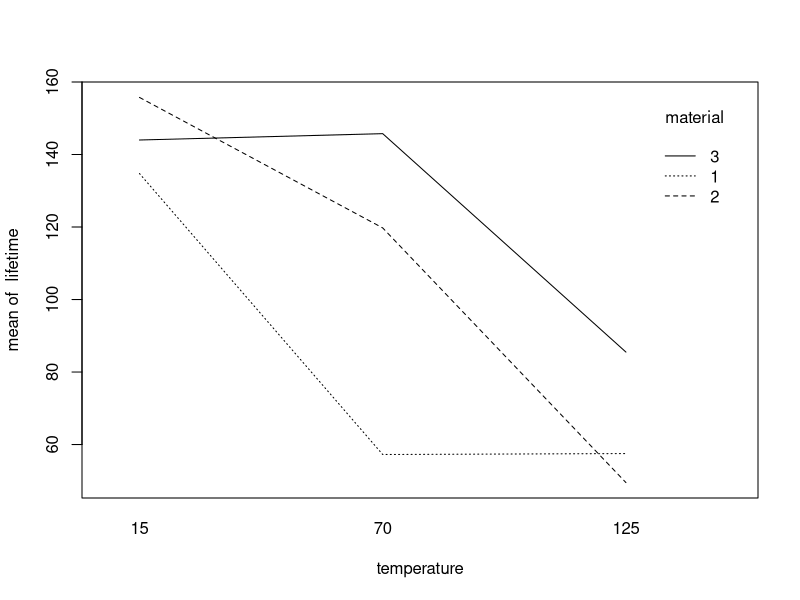
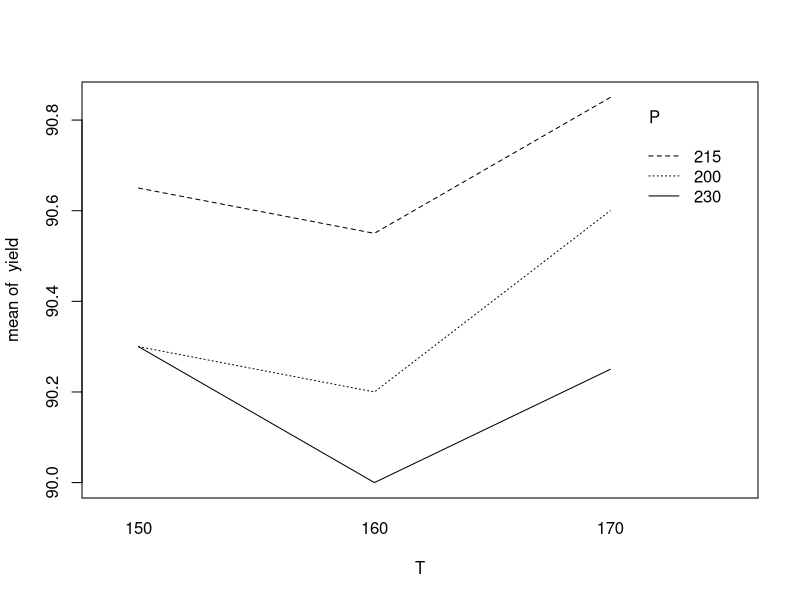
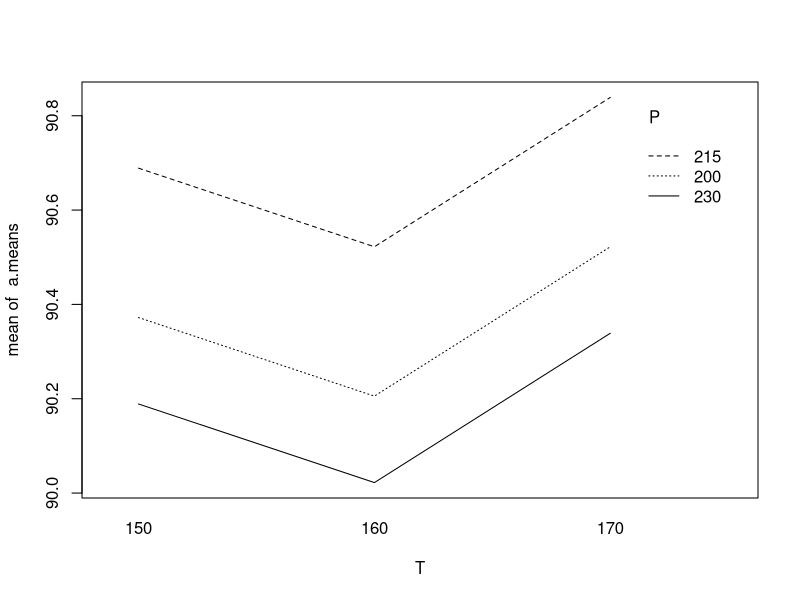
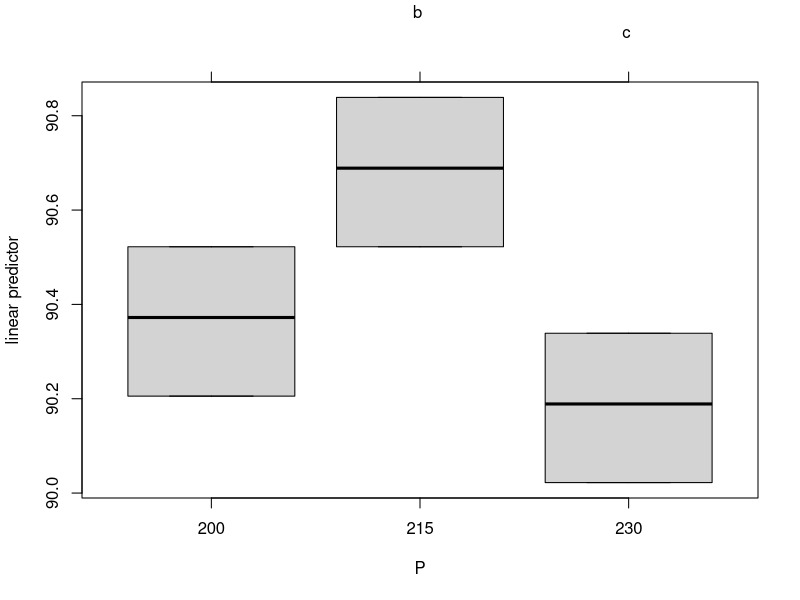
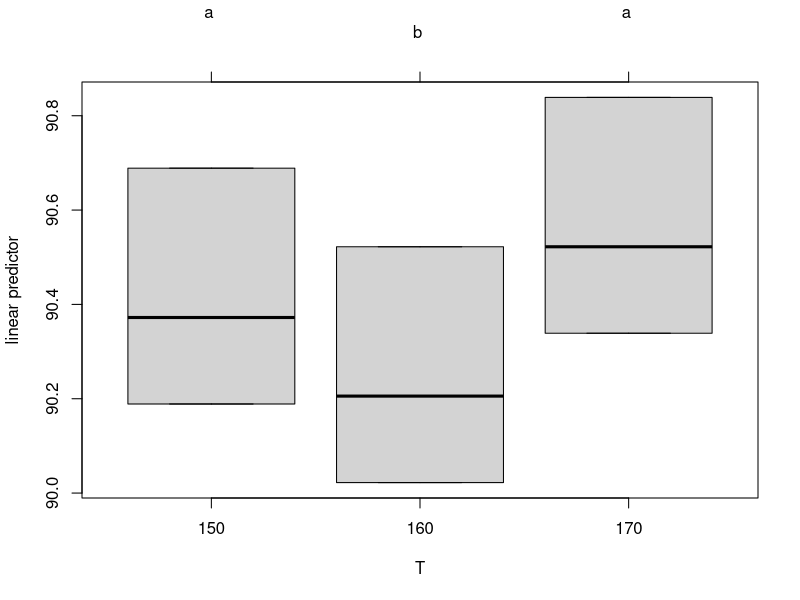
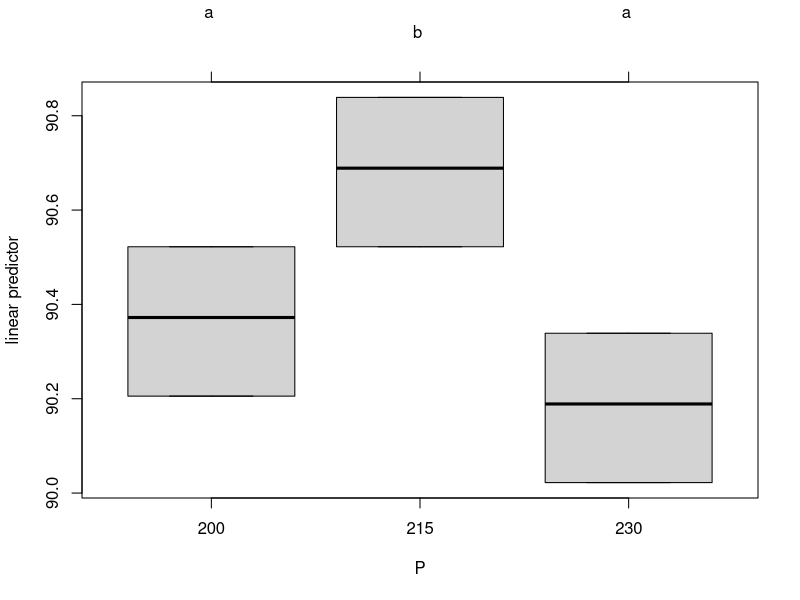
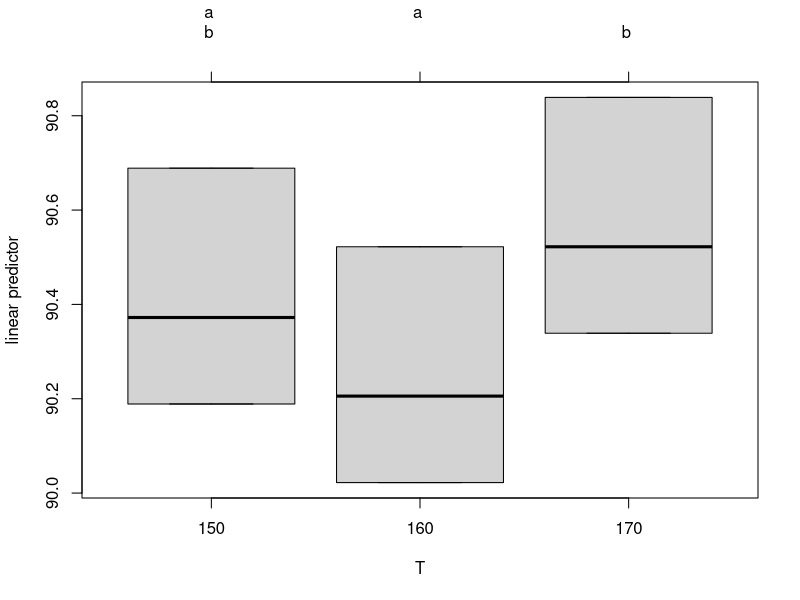
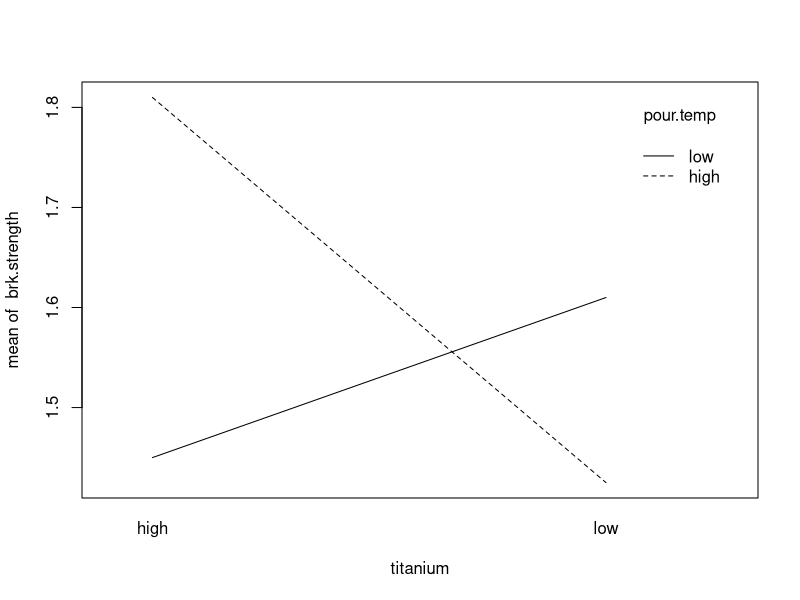

Reproduce these figures in R, in order.

#We begin by calling the data for handout 5
library("readxl")
setwd("C:/Users/aneath/iCloudDrive/Lexar/stat581 fall2021")

h5.data = read_excel("handout5data.xlsx")
str(h5.data)

#We will also be performing multiple comparisons
library("multcomp")

#Example 5.1
#An engineer is designing a battery for use in a device that will be subjected to extreme variations in temperature. 
#An experiment is designed to investigate the effects of temperature and plate material on battery lifetime.
material = as.factor(na.omit(h5.data$plate))
temperature = as.factor(na.omit(h5.data$temp))
lifetime = na.omit(h5.data$life)

#Xtabs is used to tally the sample size for each treatment combination
xtabs(~ material+temperature)

#Use contrasts to define parameter restrictions for the two way ANOVA model
contrasts(material)=contr.sum
contrasts(temperature)=contr.sum

#We are still using aov to perform ANOVA computations.
#For two way ANOVA, we include two factors plus an interaction in the model statement
two.way.mod = aov(lifetime ~ material+temperature + material:temperature)
summary(two.way.mod)

#The command below is used to print the model parameter estimates
dummy.coef(two.way.mod)

#The command below is used to create an interaction plot
#The x.factor will be plotted on the horizontal axis. The trace.factor will be plotted as separate curves
interaction.plot(x.factor = temperature,trace.factor = material,response = lifetime)

#Because of the interaction effect, we will need to perform comparisons on treatment combinations
#Comparions on factor effects may be misleading since a factor effect depends on the level of the other factor

#The call combined is used to create a level for each treatment combination
combined = interaction(material,temperature)
levels(combined)

#Below is the code for computing Fisher comparisons between treatment combinations
#We are using glht and the accompanying commands in the same way we used them before
comb.mod = aov(lifetime~combined)
comparisons = glht(comb.mod, linfct = mcp( combined = "Tukey"))
summary(comparisons,test=univariate())
cld(summary(comparisons,test=univariate()))



#Example 5.2
#The yield of a chemical process is being studied.
#The two most important variables are thought to be pressure and temperature
P = as.factor(na.omit(h5.data$pressure))
T = as.factor(na.omit(h5.data$temperature))
yield = na.omit(h5.data$yield)

#Fit the interaction model. Note that P*T will also include the main effect terms.
x.mod = aov(yield ~ P*T)
summary(x.mod)

#Because the interaction effect does not seem important, we will fit an additive model
a.mod = aov(yield ~ P+T)
summary(a.mod)

#Below we define the estimated means under the additive model
a.means = predict(a.mod)

#Compare the interaction plots for the interaction model and the additive model
interaction.plot(T,P,yield)
interaction.plot(T,P,a.means)

#Below is code for computing Fisher comparisons separately for each factor
compare.P = glht(a.mod, linfct = mcp( P = "Tukey"))
compare.T = glht(a.mod, linfct = mcp( T = "Tukey"))
summary(compare.P,test=univariate())
cld(summary(compare.P,test=univariate()))
summary(compare.T,test=univariate())
cld(summary(compare.T,test=univariate()))

plot(cld(summary(compare.P,test=univariate())))
plot(cld(summary(compare.T,test=univariate())))

confint(compare.P,calpha = univariate_calpha())
confint(compare.T,calpha = univariate_calpha())

#Below is the code for computing Tukey comparisons for each factor 
#Note that Tukey comparisons are the default option
compare.P = glht(a.mod, linfct = mcp( P = "Tukey"))
compare.T = glht(a.mod, linfct = mcp( T = "Tukey"))
summary(compare.P)
cld(summary(compare.P))
summary(compare.T)
cld(summary(compare.T))

plot(cld(summary(compare.P)))
plot(cld(summary(compare.T)))

confint(compare.P)
confint(compare.T)



#Example 5.3
#An experiment is designed to investigate the effects of pouring temperature and titanium amount
#on the the breaking strength of titanium rods.

#define the variables
pour.temp = as.factor(na.omit(h5.data$pour.temp))
titanium = as.factor(na.omit(h5.data$titanium))
brk.strength = na.omit(h5.data$brk.strn)


#compute the two-way interaction ANOVA model 
model3 = aov(brk.strength ~ pour.temp * titanium)
summary(model3)

#create an interaction plot
interaction.plot(titanium, pour.temp, brk.strength)
